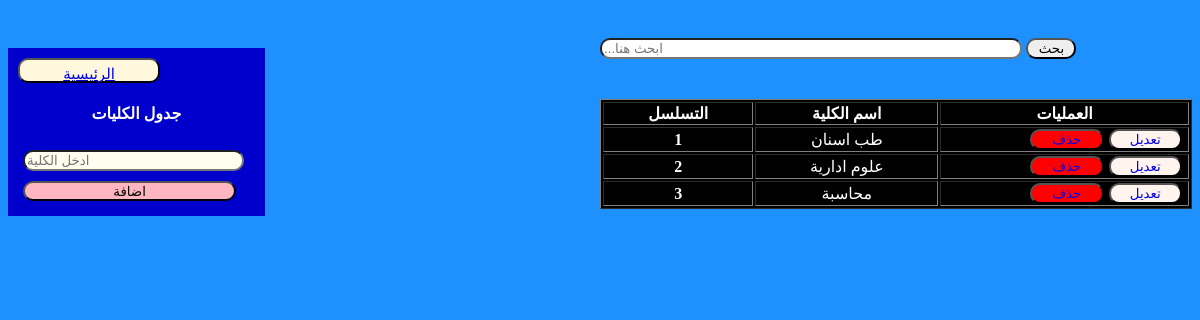
The app's page /madd.php with its own data.
### tables this page shows
CREATE TABLE `kali` (
  `id_k` int(11) NOT NULL,
  `name_k` varchar(200) NOT NULL
);

### madd.php (the view, shortened to what this page needs)
<!DOCTYPE html>
<html lang="en">
<head>
    <link rel="stylesheet" href="style_madd.css">
</head>
<body>
<div class="madd-left">
<form action="" method="POST">
<?php  echo '<button class="btn1"><a href="main.php?
                    ">الرئيسية</a></button>'
                    ?><br>
                    <h4> جدول الكليات</h4>
<input type="text" name="name" placeholder="ادخل الكلية" required><br>
<input type="submit" class="btn " name="add" value ="اضافة">
</form>
<?php
                 include('connect.php');
                 if(isset($_GET['search'])){
                 $searchkey = $_GET['search'];
                 $sql = "SELECT * FROM kali where  id_k like '%$searchkey%' or name_k like '%$searchkey%'";
             }else{
              $sql = "SELECT * FROM kali";
              $searchkey ="";
             }
             $result = mysqli_query($con,$sql);
          ?>
</div>
 <div class="madd-rihgt">
         <form class="search" action="" method="GET">
              <input type="text" name="search" autocomplete="of"
           placeholder="...ابحث هنا" value="<?php echo $searchkey;?>"> <button class="bt"> بحث </button>
          </form>
<table border="1">
                    <th>التسلسل</th>
                    <th>اسم الكلية</th>
                    <th>العمليات</th>
                    <thody>
                <?php
                  if($result){
                while ($row = mysqli_fetch_array($result)) {
                  $id=$row['id_k'];
                  $kal=$row['name_k'];
                    echo '<tr>
                      <th scope="row"> '.$id.' </th>
                      <td>'.$kal.'</td>
                      <td>
                      <button class="btn1"><a href="update_k.php?
                      update='.$id.'" >تعديل</a></button>
                      <button class="btn2"><a href="del.php?
                      deltetei='.$kal.'">حذف</a></button>
                      </td>
                    </tr>';
                }
              }
                ?>
              </thody>
         </table>
</div>
</body>
</html>

### style_madd.css (style rules this page uses)
body { background-color:dodgerblue; color: white; }
.madd-left { margin-top: 40px; float: left; background-color: mediumblue; width: 20%; padding: 10px; }
.madd-left h4 { text-align: center; }
.madd-left .btn1 { padding: 5px 20px; width: 60%; background-color: cornsilk; color: black; border-radius: 10px; cursor: pointer; height: 25px; font-size: 15px; }
.madd-left input { background-color: ivory; height: 15px; width: 90%; margin: 5px; border-radius: 10px; }
.madd-left .btn { background-color: lightpink; height: 20px; }
.madd-rihgt { float: right; width: 50%; }
.madd-rihgt table { margin-top: 20px; width: 100%; background-color: black; color: white; text-align: center; }
.madd-rihgt table .btn2 { background-color: red; width: 30%; margin-right: 5px; float: right; border-radius: 10px; text-decoration: none; text-align: center; }
.madd-rihgt table .btn2 a { background-color: red; text-decoration: none; }
.madd-rihgt table .btn1 { background-color: seashell; width: 30%; margin-right: 5px; float: right; border-radius: 10px; text-decoration: none; text-align: center; }
.madd-rihgt table .btn1 a { background-color: seashell; text-decoration: none; }
.madd-rihgt .search input { margin-top: 30px; width: 70%; margin-bottom:20px ; border-radius: 10px; }
.madd-rihgt .search button { width:50px ; margin-top: 20px; border-radius: 10px; }

### records on screen
kali: id_k "1", name_k "طب اسنان"
kali: id_k "2", name_k "علوم ادارية"
kali: id_k "3", name_k "محاسبة"
